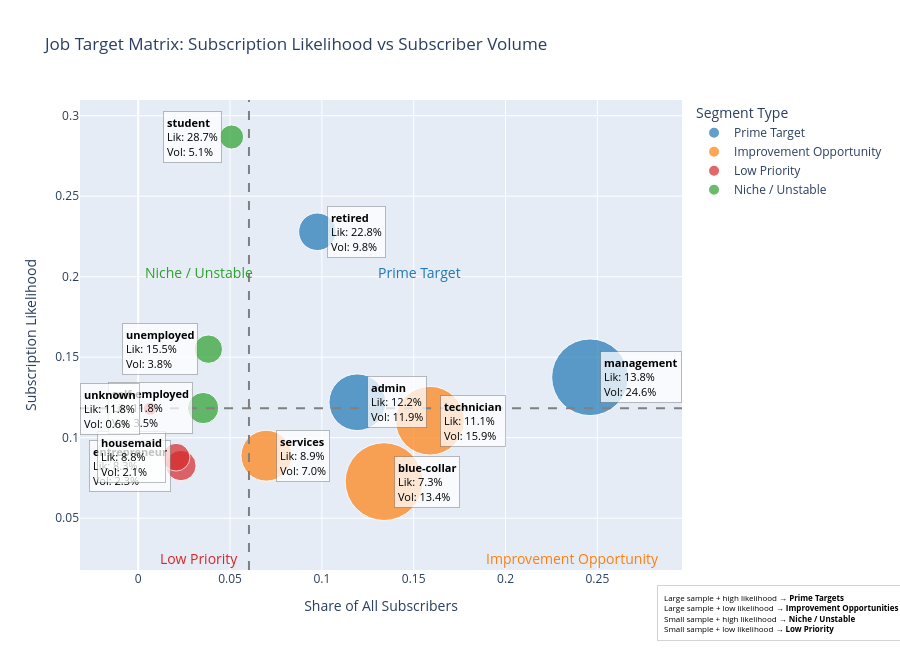

Notebook code for this chart:
### Markdown cell above
Yes, retired customers are more likely to subscribe than working professionals

### #Insights
> - Students and Retired customers show the highest subscription likelihood, but they represent relatively small portions of the subscriber base
> - Most subscribers come from working professional groups such as management, technician, blue-collar, and admin
>   - These groups have lower likelihood but large population size, meaning even little improvements in conversion rates could generate substantial total gains

### Code cell
# Target Matrix with plotly to show the target segments based on subscription likelihood and subscriber volume by job category
import pandas as pd
import plotly.express as px

# --- Prepare data ---
df['y_binary'] = df['y'].apply(lambda x: 1 if x=='yes' else 0)

# Likelihood table
likelihood = (
    df.groupby('job')['y_binary']
    .mean()
    .reset_index()
    .rename(columns={'y_binary': 'likelihood'})
)

# Volume table (share of all subscribers)
subscriber_counts = (
    df[df['y'] == 'yes']
    .groupby('job')
    .size()
    .reset_index(name='subscriber_count')
)

total_subscribers = subscriber_counts['subscriber_count'].sum()
subscriber_counts['volume_share'] = subscriber_counts['subscriber_count'] / total_subscribers

# Sample size table
sample_size = df.groupby('job').size().reset_index(name='sample_size')

# Merge all metrics
merged = likelihood.merge(subscriber_counts, on='job', how='left')
merged = merged.merge(sample_size, on='job', how='left')
merged['volume_share'] = merged['volume_share'].fillna(0)

# --- Compute thresholds ---
likelihood_threshold = merged['likelihood'].median()
volume_threshold = merged['volume_share'].median()

# --- Assign quadrant labels ---
def classify_quadrant(row):
    if row['volume_share'] >= volume_threshold and row['likelihood'] >= likelihood_threshold:
        return "Prime Target"
    elif row['volume_share'] >= volume_threshold and row['likelihood'] < likelihood_threshold:
        return "Improvement Opportunity"
    elif row['volume_share'] < volume_threshold and row['likelihood'] >= likelihood_threshold:
        return "Niche / Unstable"
    else:
        return "Low Priority"

merged['quadrant'] = merged.apply(classify_quadrant, axis=1)

# --- Quadrant color map ---
quadrant_colors = {
    "Prime Target":  "#1f77b4",              # blue
    "Improvement Opportunity": "#ff7f0e",  # orange
    "Niche / Unstable": "#2ca02c",          # green
    "Low Priority": "#d62728"         # red 
}

# --- Base scatter ---
fig = px.scatter(
    merged,
    x='volume_share',
    y='likelihood',
    color='quadrant',
    size='sample_size',
    hover_data={
        "job": True,
        "likelihood": ":.2%",
        "volume_share": ":.2%",
        "sample_size": True,
        "subscriber_count": True,
        "quadrant": True
    },
    title="Job Target Matrix: Subscription Likelihood vs Subscriber Volume",
    labels={'volume_share': 'Share of All Subscribers', 'likelihood': 'Subscription Likelihood'},
    size_max=55,
    color_discrete_map=quadrant_colors
)

# Add quadrant reference lines
fig.add_hline(y=likelihood_threshold, line_dash="dash", line_color="gray")
fig.add_vline(x=volume_threshold, line_dash="dash", line_color="gray")

fig.update_layout(width=900, height=650, legend_title_text="Segment Type")

# --- Quadrant labels ---
x_min, x_max = merged['volume_share'].min(), merged['volume_share'].max()
y_min, y_max = merged['likelihood'].min(), merged['likelihood'].max()
x_left  = (x_min + volume_threshold) / 2
x_right = (volume_threshold + x_max) / 2 
y_bottom = (y_min + likelihood_threshold) / 2 # not used but calculated for consistency
y_top    = (likelihood_threshold + y_max) / 2

# for improving the readability of "Improvement Opportunity" and "Low Priority" labels in the graph, we set a specific location for it
x_improve = volume_threshold + (x_max - volume_threshold) * 0.95
y_improve = y_min + (likelihood_threshold - y_min) * -1.05

fig.add_annotation(x=x_right, y=y_top, text="Prime Target", showarrow=False, font=dict(size=14, color= "#1f77b4"))
fig.add_annotation(x=x_improve, y=y_improve, text="Improvement Opportunity", showarrow=False, font=dict(size=14, color="#ff7f0e"))
fig.add_annotation(x=x_left, y=y_top, text="Niche / Unstable", showarrow=False, font=dict(size=14, color= "#2ca02c"))
fig.add_annotation(x=x_left, y=y_improve, text="Low Priority", showarrow=False, font=dict(size=14, color="#d62728"))

# --- Bubble labels ---
for _, row in merged.iterrows():

    label_text = (
        f"<b>{row['job']}</b><br>"
        f"Lik: {row['likelihood']:.1%}<br>"
        f"Vol: {row['volume_share']:.1%}"
    )

    if row['volume_share'] < volume_threshold:
        xanchor = "right"
        xshift = -10
    else:
        xanchor = "left"
        xshift = 10


    fig.add_annotation(
        x=row['volume_share'],
        y=row['likelihood'],
        text=label_text,
        showarrow=False,
        font=dict(size=11, color="black"),
        align="left",
        xanchor=xanchor,
        yanchor="middle",
        xshift=xshift,
        bgcolor="rgba(255,255,255,0.75)",
        bordercolor="rgba(0,0,0,0.25)",
        borderwidth=1,
        borderpad=3
    )
    # Add information box explaining quadrants
    fig.add_annotation(
        x=1.37, y=-0.15, xref="paper", yref="paper",
        text=(
        "Large sample + high likelihood → <b>Prime Targets</b><br>"
        "Large sample + low likelihood → <b>Improvement Opportunities</b><br>"
        "Small sample + high likelihood → <b>Niche / Unstable</b><br>"
        "Small sample + low likelihood → <b>Low Priority</b>"
        ),
        showarrow=False,
        align="left",
        font=dict(size=8, color="black"),
        bordercolor="lightgrey",
        borderwidth=1,
        borderpad=6,
        bgcolor="white",
        opacity=0.9)

fig.show()

### Figure 1 — Plotly figure (JSON) as saved in the notebook; plotly's stock layout.template omitted (floating-point values rounded to 4 significant figures)
{"data": [{"customdata": [["admin", 5171, 631, "Prime Target"], ["management", 9458, 1301, "Prime Target"], ["retired", 2264, 516, "Prime Target"]], "hovertemplate": "quadrant=%{customdata[3]}<br>Share of All Subscribers=%{x:.2%}<br>Subscription Likelihood=%{y:.2%}<br>sample_size=%{customdata[1]}<br>job=%{customdata[0]}<br>subscriber_count=%{customdata[2]}<extra></extra>", "legendgroup": "Prime Target", "marker": {"color": "#1f77b4", "size": [5171, 9458, 2264], "sizemode": "area", "sizeref": 3.217, "symbol": "circle"}, "mode": "markers", "name": "Prime Target", "orientation": "v", "showlegend": true, "type": "scatter", "x": [0.1193, 0.246, 0.09756], "xaxis": "x", "y": [0.122, 0.1376, 0.2279], "yaxis": "y"}, {"customdata": [["blue-collar", 9732, 708, "Improvement Opportunity"], ["services", 4154, 369, "Improvement Opportunity"], ["technician", 7597, 840, "Improvement Opportunity"]], "hovertemplate": "quadrant=%{customdata[3]}<br>Share of All Subscribers=%{x:.2%}<br>Subscription Likelihood=%{y:.2%}<br>sample_size=%{customdata[1]}<br>job=%{customdata[0]}<br>subscriber_count=%{customdata[2]}<extra></extra>", "legendgroup": "Improvement Opportunity", "marker": {"color": "#ff7f0e", "size": [9732, 4154, 7597], "sizemode": "area", "sizeref": 3.217, "symbol": "circle"}, "mode": "markers", "name": "Improvement Opportunity", "orientation": "v", "showlegend": true, "type": "scatter", "x": [0.1339, 0.06977, 0.1588], "xaxis": "x", "y": [0.07275, 0.08883, 0.1106], "yaxis": "y"}, {"customdata": [["entrepreneur", 1487, 123, "Low Priority"], ["housemaid", 1240, 109, "Low Priority"], ["unknown", 288, 34, "Low Priority"]], "hovertemplate": "quadrant=%{customdata[3]}<br>Share of All Subscribers=%{x:.2%}<br>Subscription Likelihood=%{y:.2%}<br>sample_size=%{customdata[1]}<br>job=%{customdata[0]}<br>subscriber_count=%{customdata[2]}<extra></extra>", "legendgroup": "Low Priority", "marker": {"color": "#d62728", "size": [1487, 1240, 288], "sizemode": "area", "sizeref": 3.217, "symbol": "circle"}, "mode": "markers", "name": "Low Priority", "orientation": "v", "showlegend": true, "type": "scatter", "x": [0.02326, 0.02061, 0.006428], "xaxis": "x", "y": [0.08272, 0.0879, 0.1181], "yaxis": "y"}, {"customdata": [["self-employed", 1579, 187, "Niche / Unstable"], ["student", 938, 269, "Niche / Unstable"], ["unemployed", 1303, 202, "Niche / Unstable"]], "hovertemplate": "quadrant=%{customdata[3]}<br>Share of All Subscribers=%{x:.2%}<br>Subscription Likelihood=%{y:.2%}<br>sample_size=%{customdata[1]}<br>job=%{customdata[0]}<br>subscriber_count=%{customdata[2]}<extra></extra>", "legendgroup": "Niche / Unstable", "marker": {"color": "#2ca02c", "size": [1579, 938, 1303], "sizemode": "area", "sizeref": 3.217, "symbol": "circle"}, "mode": "markers", "name": "Niche / Unstable", "orientation": "v", "showlegend": true, "type": "scatter", "x": [0.03536, 0.05086, 0.03819], "xaxis": "x", "y": [0.1184, 0.2868, 0.155], "yaxis": "y"}], "layout": {"annotations": [{"font": {"color": "#1f77b4", "size": 14}, "showarrow": false, "text": "Prime Target", "x": 0.1531, "y": 0.2025}, {"font": {"color": "#ff7f0e", "size": 14}, "showarrow": false, "text": "Improvement Opportunity", "x": 0.2367, "y": 0.02498}, {"font": {"color": "#2ca02c", "size": 14}, "showarrow": false, "text": "Niche / Unstable", "x": 0.03337, "y": 0.2025}, {"font": {"color": "#d62728", "size": 14}, "showarrow": false, "text": "Low Priority", "x": 0.03337, "y": 0.02498}, {"align": "left", "bgcolor": "rgba(255,255,255,0.75)", "bordercolor": "rgba(0,0,0,0.25)", "borderpad": 3, "borderwidth": 1, "font": {"color": "black", "size": 11}, "showarrow": false, "text": "<b>admin</b><br>Lik: 12.2%<br>Vol: 11.9%", "x": 0.1193, "xanchor": "left", "xshift": 10, "y": 0.122, "yanchor": "middle"}, {"align": "left", "bgcolor": "white", "bordercolor": "lightgrey", "borderpad": 6, "borderwidth": 1, "font": {"color": "black", "size": 8}, "opacity": 0.9, "showarrow": false, "text": "Large sample + high likelihood → <b>Prime Targets</b><br>Large sample + low likelihood → <b>Improvement Opportunities</b><br>Small sample + high likelihood → <b>Niche / Unstable</b><br>Small sample + low likelihood → <b>Low Priority</b>", "x": 1.37, "xref": "paper", "y": -0.15, "yref": "paper"}, {"align": "left", "bgcolor": "rgba(255,255,255,0.75)", "bordercolor": "rgba(0,0,0,0.25)", "borderpad": 3, "borderwidth": 1, "font": {"color": "black", "size": 11}, "showarrow": false, "text": "<b>blue-collar</b><br>Lik: 7.3%<br>Vol: 13.4%", "x": 0.1339, "xanchor": "left", "xshift": 10, "y": 0.07275, "yanchor": "middle"}, {"align": "left", "bgcolor": "white", "bordercolor": "lightgrey", "borderpad": 6, "borderwidth": 1, "font": {"color": "black", "size": 8}, "opacity": 0.9, "showarrow": false, "text": "Large sample + high likelihood → <b>Prime Targets</b><br>Large sample + low likelihood → <b>Improvement Opportunities</b><br>Small sample + high likelihood → <b>Niche / Unstable</b><br>Small sample + low likelihood → <b>Low Priority</b>", "x": 1.37, "xref": "paper", "y": -0.15, "yref": "paper"}, {"align": "left", "bgcolor": "rgba(255,255,255,0.75)", "bordercolor": "rgba(0,0,0,0.25)", "borderpad": 3, "borderwidth": 1, "font": {"color": "black", "size": 11}, "showarrow": false, "text": "<b>entrepreneur</b><br>Lik: 8.3%<br>Vol: 2.3%", "x": 0.02326, "xanchor": "right", "xshift": -10, "y": 0.08272, "yanchor": "middle"}, {"align": "left", "bgcolor": "white", "bordercolor": "lightgrey", "borderpad": 6, "borderwidth": 1, "font": {"color": "black", "size": 8}, "opacity": 0.9, "showarrow": false, "text": "Large sample + high likelihood → <b>Prime Targets</b><br>Large sample + low likelihood → <b>Improvement Opportunities</b><br>Small sample + high likelihood → <b>Niche / Unstable</b><br>Small sample + low likelihood → <b>Low Priority</b>", "x": 1.37, "xref": "paper", "y": -0.15, "yref": "paper"}, {"align": "left", "bgcolor": "rgba(255,255,255,0.75)", "bordercolor": "rgba(0,0,0,0.25)", "borderpad": 3, "borderwidth": 1, "font": {"color": "black", "size": 11}, "showarrow": false, "text": "<b>housemaid</b><br>Lik: 8.8%<br>Vol: 2.1%", "x": 0.02061, "xanchor": "right", "xshift": -10, "y": 0.0879, "yanchor": "middle"}, {"align": "left", "bgcolor": "white", "bordercolor": "lightgrey", "borderpad": 6, "borderwidth": 1, "font": {"color": "black", "size": 8}, "opacity": 0.9, "showarrow": false, "text": "Large sample + high likelihood → <b>Prime Targets</b><br>Large sample + low likelihood → <b>Improvement Opportunities</b><br>Small sample + high likelihood → <b>Niche / Unstable</b><br>Small sample + low likelihood → <b>Low Priority</b>", "x": 1.37, "xref": "paper", "y": -0.15, "yref": "paper"}, {"align": "left", "bgcolor": "rgba(255,255,255,0.75)", "bordercolor": "rgba(0,0,0,0.25)", "borderpad": 3, "borderwidth": 1, "font": {"color": "black", "size": 11}, "showarrow": false, "text": "<b>management</b><br>Lik: 13.8%<br>Vol: 24.6%", "x": 0.246, "xanchor": "left", "xshift": 10, "y": 0.1376, "yanchor": "middle"}, {"align": "left", "bgcolor": "white", "bordercolor": "lightgrey", "borderpad": 6, "borderwidth": 1, "font": {"color": "black", "size": 8}, "opacity": 0.9, "showarrow": false, "text": "Large sample + high likelihood → <b>Prime Targets</b><br>Large sample + low likelihood → <b>Improvement Opportunities</b><br>Small sample + high likelihood → <b>Niche / Unstable</b><br>Small sample + low likelihood → <b>Low Priority</b>", "x": 1.37, "xref": "paper", "y": -0.15, "yref": "paper"}, {"align": "left", "bgcolor": "rgba(255,255,255,0.75)", "bordercolor": "rgba(0,0,0,0.25)", "borderpad": 3, "borderwidth": 1, "font": {"color": "black", "size": 11}, "showarrow": false, "text": "<b>retired</b><br>Lik: 22.8%<br>Vol: 9.8%", "x": 0.09756, "xanchor": "left", "xshift": 10, "y": 0.2279, "yanchor": "middle"}, {"align": "left", "bgcolor": "white", "bordercolor": "lightgrey", "borderpad": 6, "borderwidth": 1, "font": {"color": "black", "size": 8}, "opacity": 0.9, "showarrow": false, "text": "Large sample + high likelihood → <b>Prime Targets</b><br>Large sample + low likelihood → <b>Improvement Opportunities</b><br>Small sample + high likelihood → <b>Niche / Unstable</b><br>Small sample + low likelihood → <b>Low Priority</b>", "x": 1.37, "xref": "paper", "y": -0.15, "yref": "paper"}, {"align": "left", "bgcolor": "rgba(255,255,255,0.75)", "bordercolor": "rgba(0,0,0,0.25)", "borderpad": 3, "borderwidth": 1, "font": {"color": "black", "size": 11}, "showarrow": false, "text": "<b>self-employed</b><br>Lik: 11.8%<br>Vol: 3.5%", "x": 0.03536, "xanchor": "right", "xshift": -10, "y": 0.1184, "yanchor": "middle"}, {"align": "left", "bgcolor": "white", "bordercolor": "lightgrey", "borderpad": 6, "borderwidth": 1, "font": {"color": "black", "size": 8}, "opacity": 0.9, "showarrow": false, "text": "Large sample + high likelihood → <b>Prime Targets</b><br>Large sample + low likelihood → <b>Improvement Opportunities</b><br>Small sample + high likelihood → <b>Niche / Unstable</b><br>Small sample + low likelihood → <b>Low Priority</b>", "x": 1.37, "xref": "paper", "y": -0.15, "yref": "paper"}, {"align": "left", "bgcolor": "rgba(255,255,255,0.75)", "bordercolor": "rgba(0,0,0,0.25)", "borderpad": 3, "borderwidth": 1, "font": {"color": "black", "size": 11}, "showarrow": false, "text": "<b>services</b><br>Lik: 8.9%<br>Vol: 7.0%", "x": 0.06977, "xanchor": "left", "xshift": 10, "y": 0.08883, "yanchor": "middle"}, {"align": "left", "bgcolor": "white", "bordercolor": "lightgrey", "borderpad": 6, "borderwidth": 1, "font": {"color": "black", "size": 8}, "opacity": 0.9, "showarrow": false, "text": "Large sample + high likelihood → <b>Prime Targets</b><br>Large sample + low likelihood → <b>Improvement Opportunities</b><br>Small sample + high likelihood → <b>Niche / Unstable</b><br>Small sample + low likelihood → <b>Low Priority</b>", "x": 1.37, "xref": "paper", "y": -0.15, "yref": "paper"}, {"align": "left", "bgcolor": "rgba(255,255,255,0.75)", "bordercolor": "rgba(0,0,0,0.25)", "borderpad": 3, "borderwidth": 1, "font": {"color": "black", "size": 11}, "showarrow": false, "text": "<b>student</b><br>Lik: 28.7%<br>Vol: 5.1%", "x": 0.05086, "xanchor": "right", "xshift": -10, "y": 0.2868, "yanchor": "middle"}, {"align": "left", "bgcolor": "white", "bordercolor": "lightgrey", "borderpad": 6, "borderwidth": 1, "font": {"color": "black", "size": 8}, "opacity": 0.9, "showarrow": false, "text": "Large sample + high likelihood → <b>Prime Targets</b><br>Large sample + low likelihood → <b>Improvement Opportunities</b><br>Small sample + high likelihood → <b>Niche / Unstable</b><br>Small sample + low likelihood → <b>Low Priority</b>", "x": 1.37, "xref": "paper", "y": -0.15, "yref": "paper"}, {"align": "left", "bgcolor": "rgba(255,255,255,0.75)", "bordercolor": "rgba(0,0,0,0.25)", "borderpad": 3, "borderwidth": 1, "font": {"color": "black", "size": 11}, "showarrow": false, "text": "<b>technician</b><br>Lik: 11.1%<br>Vol: 15.9%", "x": 0.1588, "xanchor": "left", "xshift": 10, "y": 0.1106, "yanchor": "middle"}, {"align": "left", "bgcolor": "white", "bordercolor": "lightgrey", "borderpad": 6, "borderwidth": 1, "font": {"color": "black", "size": 8}, "opacity": 0.9, "showarrow": false, "text": "Large sample + high likelihood → <b>Prime Targets</b><br>Large sample + low likelihood → <b>Improvement Opportunities</b><br>Small sample + high likelihood → <b>Niche / Unstable</b><br>Small sample + low likelihood → <b>Low Priority</b>", "x": 1.37, "xref": "paper", "y": -0.15, "yref": "paper"}, {"align": "left", "bgcolor": "rgba(255,255,255,0.75)", "bordercolor": "rgba(0,0,0,0.25)", "borderpad": 3, "borderwidth": 1, "font": {"color": "black", "size": 11}, "showarrow": false, "text": "<b>unemployed</b><br>Lik: 15.5%<br>Vol: 3.8%", "x": 0.03819, "xanchor": "right", "xshift": -10, "y": 0.155, "yanchor": "middle"}, {"align": "left", "bgcolor": "white", "bordercolor": "lightgrey", "borderpad": 6, "borderwidth": 1, "font": {"color": "black", "size": 8}, "opacity": 0.9, "showarrow": false, "text": "Large sample + high likelihood → <b>Prime Targets</b><br>Large sample + low likelihood → <b>Improvement Opportunities</b><br>Small sample + high likelihood → <b>Niche / Unstable</b><br>Small sample + low likelihood → <b>Low Priority</b>", "x": 1.37, "xref": "paper", "y": -0.15, "yref": "paper"}, {"align": "left", "bgcolor": "rgba(255,255,255,0.75)", "bordercolor": "rgba(0,0,0,0.25)", "borderpad": 3, "borderwidth": 1, "font": {"color": "black", "size": 11}, "showarrow": false, "text": "<b>unknown</b><br>Lik: 11.8%<br>Vol: 0.6%", "x": 0.006428, "xanchor": "right", "xshift": -10, "y": 0.1181, "yanchor": "middle"}, {"align": "left", "bgcolor": "white", "bordercolor": "lightgrey", "borderpad": 6, "borderwidth": 1, "font": {"color": "black", "size": 8}, "opacity": 0.9, "showarrow": false, "text": "Large sample + high likelihood → <b>Prime Targets</b><br>Large sample + low likelihood → <b>Improvement Opportunities</b><br>Small sample + high likelihood → <b>Niche / Unstable</b><br>Small sample + low likelihood → <b>Low Priority</b>", "x": 1.37, "xref": "paper", "y": -0.15, "yref": "paper"}], "height": 650, "legend": {"itemsizing": "constant", "title": {"text": "Segment Type"}, "tracegroupgap": 0}, "shapes": [{"line": {"color": "gray", "dash": "dash"}, "type": "line", "x0": 0, "x1": 1, "xref": "x domain", "y0": 0.1182, "y1": 0.1182, "yref": "y"}, {"line": {"color": "gray", "dash": "dash"}, "type": "line", "x0": 0.06031, "x1": 0.06031, "xref": "x", "y0": 0, "y1": 1, "yref": "y domain"}], "title": {"text": "Job Target Matrix: Subscription Likelihood vs Subscriber Volume"}, "width": 900, "xaxis": {"anchor": "y", "domain": [0, 1], "title": {"text": "Share of All Subscribers"}}, "yaxis": {"anchor": "x", "domain": [0, 1], "title": {"text": "Subscription Likelihood"}}}}
